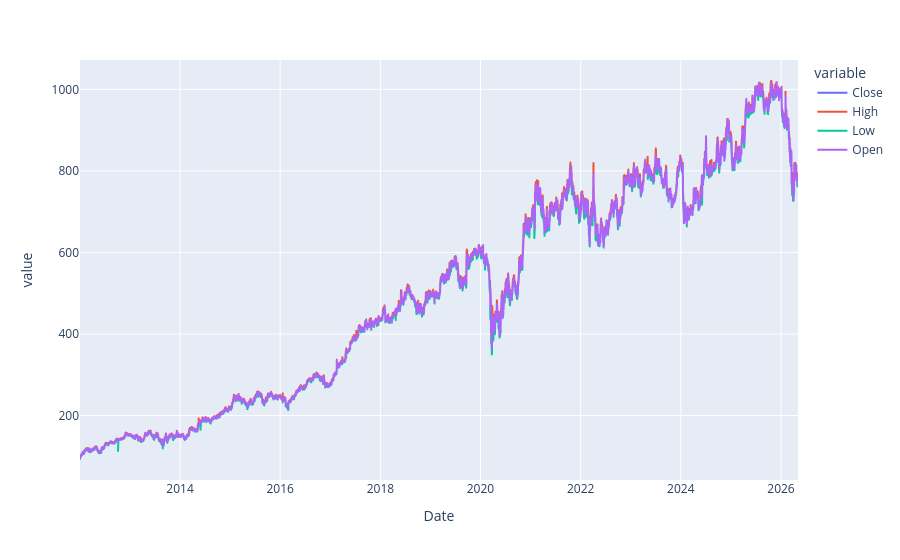

The cell this chart's notebook holds for it:
### Code cell
df[['Close','High','Low','Open']].plot()

### Figure 1 — Plotly figure (JSON) as saved in the notebook; plotly's stock layout.template omitted (floating-point values rounded to 4 significant figures; data arrays with more than 128 entries replaced by an {"elided": "..."} marker saying what was removed)
{"data": [{"hovertemplate": "variable=Close<br>Date=%{x}<br>value=%{y}<extra></extra>", "legendgroup": "Close", "line": {"color": "#636efa", "dash": "solid"}, "marker": {"symbol": "circle"}, "mode": "lines", "name": "Close", "showlegend": true, "x": {"elided": "3536 str values"}, "xaxis": "x", "y": {"elided": "3536 float values"}, "yaxis": "y", "type": "scattergl"}, {"hovertemplate": "variable=High<br>Date=%{x}<br>value=%{y}<extra></extra>", "legendgroup": "High", "line": {"color": "#EF553B", "dash": "solid"}, "marker": {"symbol": "circle"}, "mode": "lines", "name": "High", "showlegend": true, "x": {"elided": "3536 str values"}, "xaxis": "x", "y": {"elided": "3536 float values"}, "yaxis": "y", "type": "scattergl"}, {"hovertemplate": "variable=Low<br>Date=%{x}<br>value=%{y}<extra></extra>", "legendgroup": "Low", "line": {"color": "#00cc96", "dash": "solid"}, "marker": {"symbol": "circle"}, "mode": "lines", "name": "Low", "showlegend": true, "x": {"elided": "3536 str values"}, "xaxis": "x", "y": {"elided": "3536 float values"}, "yaxis": "y", "type": "scattergl"}, {"hovertemplate": "variable=Open<br>Date=%{x}<br>value=%{y}<extra></extra>", "legendgroup": "Open", "line": {"color": "#ab63fa", "dash": "solid"}, "marker": {"symbol": "circle"}, "mode": "lines", "name": "Open", "showlegend": true, "x": {"elided": "3536 str values"}, "xaxis": "x", "y": {"elided": "3536 float values"}, "yaxis": "y", "type": "scattergl"}], "layout": {"xaxis": {"anchor": "y", "domain": [0.0, 1.0], "title": {"text": "Date"}}, "yaxis": {"anchor": "x", "domain": [0.0, 1.0], "title": {"text": "value"}}, "legend": {"title": {"text": "variable"}, "tracegroupgap": 0}, "margin": {"t": 60}}}
